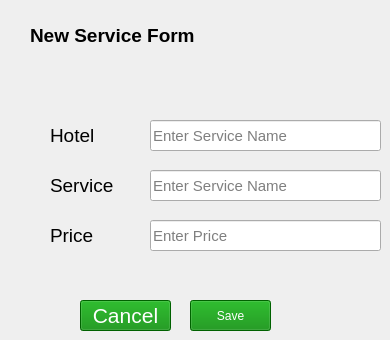
        <widget class="QWidget" name="tab_14">
         <attribute name="title">
          <string>New Service Form</string>
         </attribute>
         <widget class="QLabel" name="label_32">
          <property name="geometry">
           <rect>
            <x>50</x>
            <y>220</y>
            <width>101</width>
            <height>31</height>
           </rect>
          </property>
          <property name="font">
           <font>
            <family>Segoe UI</family>
            <pointsize>14</pointsize>
            <weight>9</weight>
            <italic>false</italic>
            <bold>false</bold>
           </font>
          </property>
          <property name="text">
           <string>Price</string>
          </property>
         </widget>
         <widget class="QLabel" name="label_33">
          <property name="geometry">
           <rect>
            <x>30</x>
            <y>10</y>
            <width>181</width>
            <height>51</height>
           </rect>
          </property>
          <property name="font">
           <font>
            <family>Segoe UI</family>
            <pointsize>14</pointsize>
            <weight>75</weight>
            <italic>false</italic>
            <bold>true</bold>
           </font>
          </property>
          <property name="styleSheet">
           <string notr="true">QLabel{
font-weight:bold;
}</string>
          </property>
          <property name="text">
           <string>New Service Form</string>
          </property>
         </widget>
         <widget class="QLineEdit" name="lineEdit_20">
          <property name="geometry">
           <rect>
            <x>150</x>
            <y>170</y>
            <width>231</width>
            <height>31</height>
           </rect>
          </property>
          <property name="font">
           <font>
            <family>Segoe UI</family>
            <pointsize>11</pointsize>
           </font>
          </property>
          <property name="placeholderText">
           <string>Enter Service Name</string>
          </property>
         </widget>
         <widget class="QLabel" name="label_34">
          <property name="geometry">
           <rect>
            <x>50</x>
            <y>120</y>
            <width>101</width>
            <height>31</height>
           </rect>
          </property>
          <property name="font">
           <font>
            <family>Segoe UI</family>
            <pointsize>14</pointsize>
            <weight>9</weight>
            <italic>false</italic>
            <bold>false</bold>
           </font>
          </property>
          <property name="text">
           <string>Hotel</string>
          </property>
         </widget>
         <widget class="QLabel" name="label_35">
          <property name="geometry">
           <rect>
            <x>50</x>
            <y>170</y>
            <width>101</width>
            <height>31</height>
           </rect>
          </property>
          <property name="font">
           <font>
            <family>Segoe UI</family>
            <pointsize>14</pointsize>
            <weight>9</weight>
            <italic>false</italic>
            <bold>false</bold>
           </font>
          </property>
          <property name="text">
           <string>Service</string>
          </property>
         </widget>
         <widget class="QLineEdit" name="lineEdit_22">
          <property name="geometry">
           <rect>
            <x>150</x>
            <y>220</y>
            <width>231</width>
            <height>31</height>
           </rect>
          </property>
          <property name="font">
           <font>
            <family>Segoe UI</family>
            <pointsize>11</pointsize>
           </font>
          </property>
          <property name="placeholderText">
           <string>Enter Price</string>
          </property>
         </widget>
         <widget class="QPushButton" name="pushButton_20">
          <property name="geometry">
           <rect>
            <x>190</x>
            <y>300</y>
            <width>81</width>
            <height>31</height>
           </rect>
          </property>
          <property name="styleSheet">
           <string notr="true">QPushButton {
	
	font: 75 16pt &quot;Segoe UI&quot;;
	
	background-color: rgb(0, 136, 0);
	color: rgb(255, 255, 255);
 }

QPushButton::hover
{

	
	background-color: rgb(0, 255, 0);
}</string>
          </property>
          <property name="text">
           <string>Save</string>
          </property>
         </widget>
         <widget class="QPushButton" name="pushButton_67">
          <property name="geometry">
           <rect>
            <x>80</x>
            <y>300</y>
            <width>91</width>
            <height>31</height>
           </rect>
          </property>
          <property name="font">
           <font>
            <family>Segoe UI</family>
            <pointsize>16</pointsize>
            <weight>9</weight>
            <italic>false</italic>
            <bold>false</bold>
           </font>
          </property>
          <property name="styleSheet">
           <string notr="true">QPushButton {
	
	font: 75 16pt &quot;Segoe UI&quot;;
	
	background-color: rgb(0, 136, 0);
	color: rgb(255, 255, 255);
 }

QPushButton::hover
{

	
	background-color: rgb(0, 255, 0);
}</string>
          </property>
          <property name="text">
           <string>Cancel</string>
          </property>
         </widget>
         <widget class="QLineEdit" name="lineEdit_21">
          <property name="geometry">
           <rect>
            <x>150</x>
            <y>120</y>
            <width>231</width>
            <height>31</height>
           </rect>
          </property>
          <property name="font">
           <font>
            <family>Segoe UI</family>
            <pointsize>11</pointsize>
           </font>
          </property>
          <property name="placeholderText">
           <string>Enter Service Name</string>
          </property>
         </widget>
        </widget>
